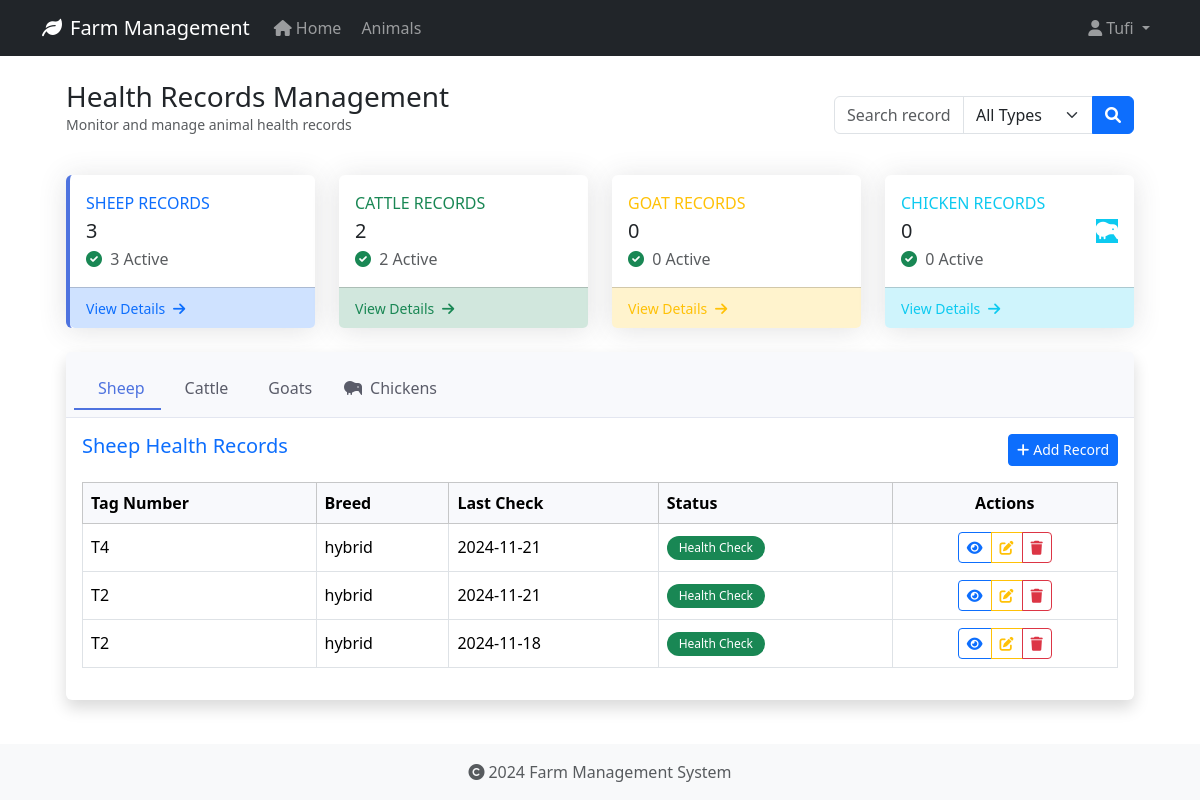
/health-records/ (signed in), run on an earlier commit of the app's database.
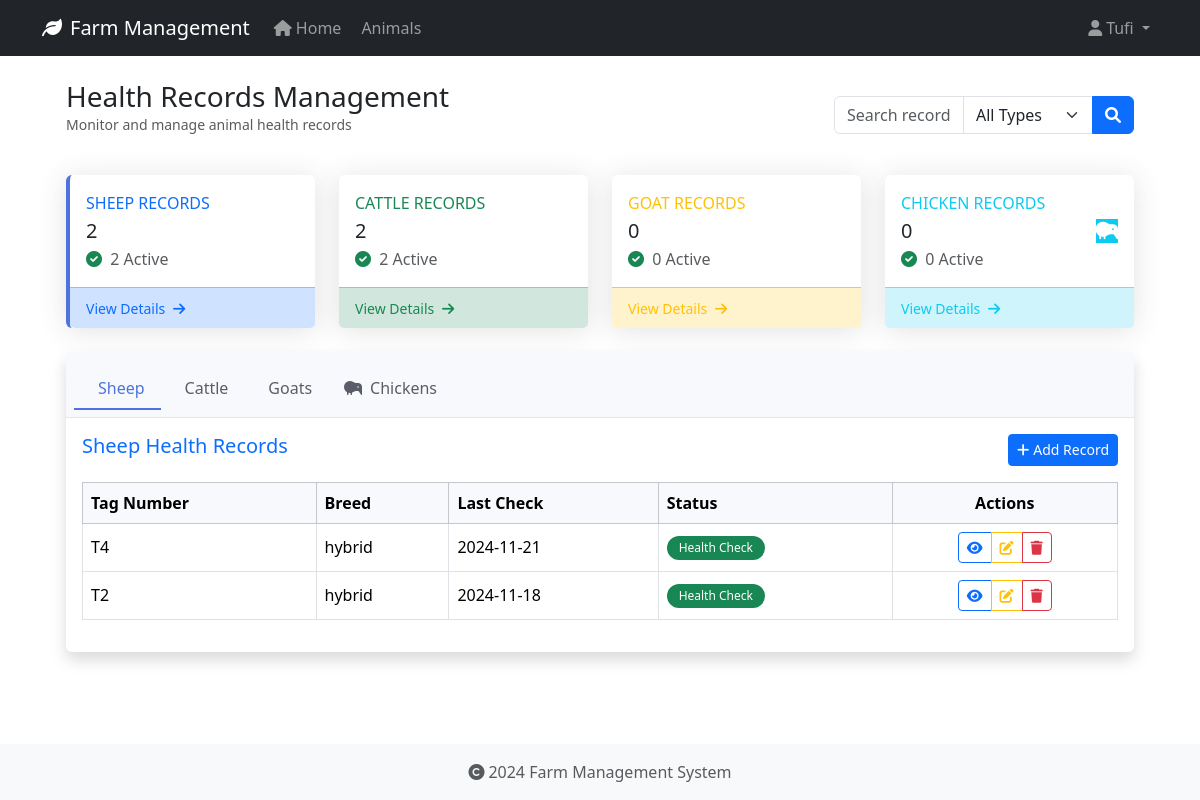
And on a later commit of the database.
### app/models/animal.py (models this page shows, shortened)
class HealthRecord(db.Model):
    id = db.Column(db.Integer, primary_key=True)
    animal_id = db.Column(db.Integer, db.ForeignKey('animal.id', ondelete='CASCADE'), nullable=False)
    record_type = db.Column(db.String(50), nullable=False)  # Made nullable=False
    date = db.Column(db.Date, nullable=False)
    description = db.Column(db.Text, nullable=True)
    treatment = db.Column(db.Text, nullable=True)
    cost = db.Column(db.Float, nullable=True)
    next_due_date = db.Column(db.Date, nullable=True)
    created_at = db.Column(db.DateTime, default=datetime.utcnow, nullable=False)
    created_by_id = db.Column(db.Integer, db.ForeignKey('user.id', ondelete='SET NULL'), nullable=True)

class Animal(db.Model):
    id = db.Column(db.Integer, primary_key=True)
    tag_number = db.Column(db.String(50), unique=True, nullable=False, index=True)
    name = db.Column(db.String(100), nullable=True)  # Explicitly mark as nullable
    species = db.Column(db.String(50), nullable=False, index=True)
    breed = db.Column(db.String(50), nullable=True)
    date_of_birth = db.Column(db.Date, nullable=True)
    gender = db.Column(db.String(20), nullable=True)
    weight = db.Column(db.Float, nullable=True)
    status = db.Column(db.String(20), default='active', nullable=False)
    purchase_date = db.Column(db.Date, nullable=True)
    purchase_price = db.Column(db.Float, nullable=True)
    notes = db.Column(db.Text, nullable=True)
    created_at = db.Column(db.DateTime, default=datetime.utcnow, nullable=False)
    updated_at = db.Column(db.DateTime, default=datetime.utcnow, onupdate=datetime.utcnow, nullable=False)
    wool_type = db.Column(db.String(50), nullable=True)
    last_shearing = db.Column(db.Date, nullable=True)
    fleece_weight = db.Column(db.Float, nullable=True)
    wool_grade = db.Column(db.String(20), nullable=True)
    lambing_status = db.Column(db.String(50), nullable=True)
    lambing_date = db.Column(db.Date, nullable=True)
    milk_production = db.Column(db.Float, nullable=True)
    last_milking = db.Column(db.Date, nullable=True)  # Changed from DateTime to Date
    milk_quality = db.Column(db.String(20), nullable=True)
    calving_status = db.Column(db.String(50), nullable=True)
    calving_date = db.Column(db.Date, nullable=True)
    milk_fat_content = db.Column(db.Float, nullable=True)
    egg_production = db.Column(db.Integer, nullable=True)
    egg_color = db.Column(db.String(20), nullable=True)
    comb_type = db.Column(db.String(20), nullable=True)
    laying_status = db.Column(db.String(20), nullable=True)
    last_laying_date = db.Column(db.Date, nullable=True)
    egg_size = db.Column(db.String(20), nullable=True)
    category = db.Column(db.String(50), nullable=True)
    special_needs = db.Column(db.Text, nullable=True)
    diet_requirements = db.Column(db.Text, nullable=True)
    habitat = db.Column(db.String(100), nullable=True)
    health_records = db.relationship('HealthRecord', backref='animal', lazy=True, cascade='all, delete-orphan')

### app/routes/health_records.py (the view, shortened to what this page needs)
@bp.route('/')
@login_required
def index():
    search_query = request.args.get('search', '').strip()
    record_type = request.args.get('type', 'all').lower()
    base_query = HealthRecord.query.join(Animal)
    sheep_records = (base_query.filter(Animal.species == 'Sheep')
                    .order_by(HealthRecord.date.desc())
                    .limit(5)
                    .all())
    cattle_records = (base_query.filter(Animal.species == 'Cattle')
                     .order_by(HealthRecord.date.desc())
                     .limit(5)
                     .all())
    goat_records = (base_query.filter(Animal.species == 'Goat')
                   .order_by(HealthRecord.date.desc())
                   .limit(5)
                   .all())
    chicken_records = (base_query.filter(Animal.species == 'Chicken')
                      .order_by(HealthRecord.date.desc())
                      .limit(5)
                      .all())
    return render_template('health_records/index.html',
                         sheep_records=sheep_records,
                         cattle_records=cattle_records,
                         goat_records=goat_records,
                         chicken_records=chicken_records,
                         search_query=search_query,
                         record_type=record_type,
                         today=date.today())

### app/models/user.py (called while the page is built)
@login_manager.user_loader
def load_user(user_id):
    return User.query.get(int(user_id))

### app/templates/health_records/index.html (shortened to what the changed rows need)
{% extends "base.html" %}
{% block content %}
<div class="container-fluid px-4">
    <div class="d-flex justify-content-between align-items-center mb-4">
        <div>
            <h1 class="h3 mb-0 text-gray-800">Health Records Management</h1>
        </div>
    </div>
    <div class="row g-4 mb-4">
        <div class="col-xl-3 col-md-6">
            <div class="card border-left-primary h-100">
                <div class="card-body">
                    <div class="row align-items-center">
                        <div class="col">
                            <div class="text-xs font-weight-bold text-primary text-uppercase mb-1">
                                Sheep Records
                            </div>
                            <div class="h5 mb-0 font-weight-bold text-gray-800">{{ sheep_records|length }}</div>
                            <div class="text-xs text-muted mt-1">
                                <span class="text-success me-1">
                                </span>
                                {{ sheep_records|selectattr('next_due_date', 'none')|list|length }} Active
                            </div>
                        </div>
                    </div>
                </div>
            </div>
        </div>
    </div>
    <div class="card shadow mb-4">
        <div class="card-body">
            <div class="tab-content">
                <div class="tab-pane fade show active" id="sheep">
                    {% if sheep_records %}
                    <div class="table-responsive">
                        <table class="table table-hover table-bordered">
                            <thead class="table-light">
                                <tr>
                                    <th>Tag Number</th>
                                    <th>Breed</th>
                                    <th>Last Check</th>
                                    <th>Status</th>
                                    <th class="text-center">Actions</th>
                                </tr>
                            </thead>
                            <tbody>
                                {% for record in sheep_records %}
                                <tr>
                                    <td>
                                        <span class="fw-medium">{{ record.animal.tag_number }}</span>
                                    </td>
                                    <td>{{ record.animal.breed or 'N/A' }}</td>
                                    <td>{{ record.date.strftime('%Y-%m-%d') }}</td>
                                    <td>
                                        <span class="badge rounded-pill {% if record.next_due_date and record.next_due_date < today %}bg-danger
                                                   {% elif record.next_due_date == today %}bg-warning
                                                   {% else %}bg-success{% endif %}">
                                            {{ record.record_type }}
                                        </span>
                                    </td>
                                    <td class="text-center">
                                        <div class="btn-group btn-group-sm">
                                            <a href="{{ url_for('health_records.view', id=record.id) }}"
                                               class="btn btn-outline-primary" title="View">
                                                <i class="fas fa-eye"></i>
                                            </a>
                                            <a href="{{ url_for('health_records.edit', id=record.id) }}"
                                               class="btn btn-outline-warning" title="Edit">
                                                <i class="fas fa-edit"></i>
                                            </a>
                                            <button type="button" class="btn btn-outline-danger"
                                                    onclick="confirmDelete({{ record.id }}, '{{ record.animal.tag_number }}')"
                                                    title="Delete">
                                                <i class="fas fa-trash"></i>
                                            </button>
                                        </div>
                                    </td>
                                </tr>
                                {% endfor %}
                            </tbody>
                        </table>
                    </div>
                    {% endif %}
                </div>
            </div>
{% endblock %}

What changed in the data, as far as the page shows it:
removed HealthRecord: animal.tag_number "T2", animal "hybrid", date "2024-11-21", record_type "Health Check"
Also different on the page:
{{ sheep_records|length }}: "3" → "2"
{{ sheep_records|selectattr('next_due_date', 'none')|list|length }}: "3" → "2"
